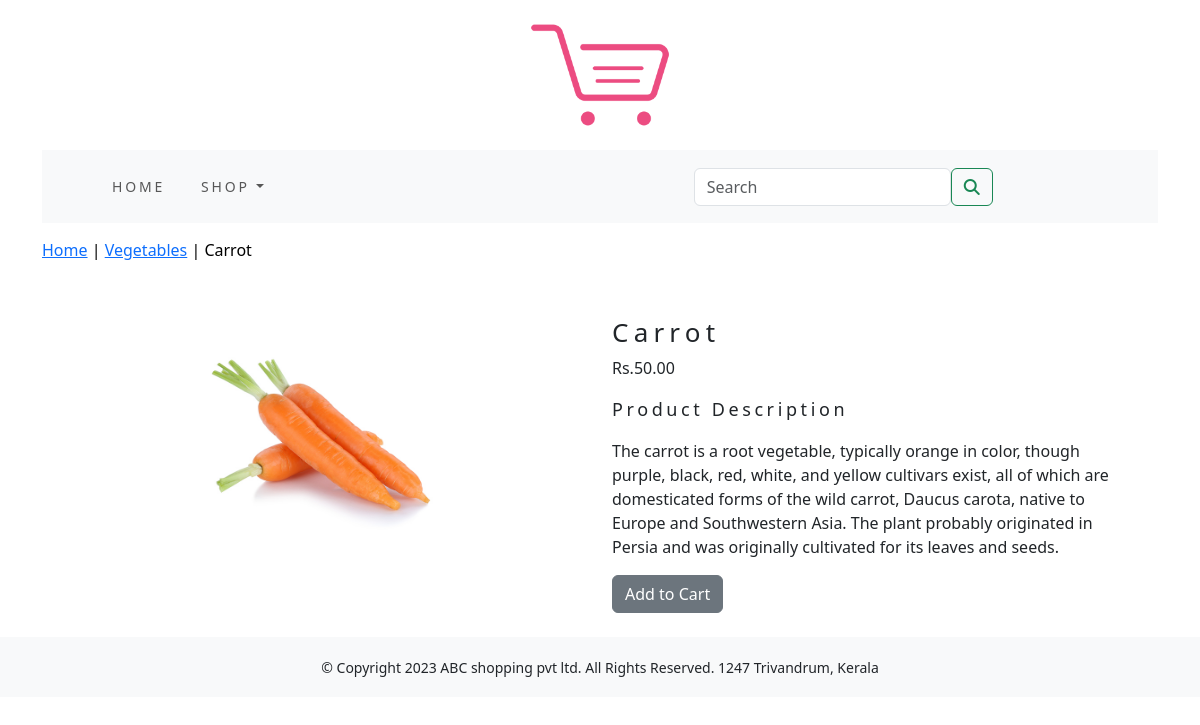
The app's page /ecommerceapp/vegetables/carrot/ with its own data.
### ecommerceapp/models.py (models this page shows, shortened)
class Product(models.Model):
    name = models.CharField(max_length=250, unique=True)
    slug = models.SlugField(max_length=250, unique=True)
    description = models.TextField(blank=True)
    price = models.DecimalField(max_digits=10, decimal_places=2)
    category = models.ForeignKey(Category, on_delete=models.CASCADE)
    image = models.ImageField(upload_to='product', blank=True)
    stock = models.IntegerField()
    available = models.BooleanField(default=True)
    created = models.DateTimeField(auto_now_add=True)
    updated = models.DateTimeField(auto_now=True)
    class Meta:
        ordering = ('name',)
        verbose_name = 'product'
        verbose_name_plural = 'products'

class Category(models.Model):
    name = models.CharField(max_length=250, unique=True)
    slug = models.SlugField(max_length=250, unique=True)
    description = models.TextField()
    image = models.ImageField(upload_to='category', blank=True)
    class Meta:
        ordering = ('name',)
        verbose_name = 'category'
        verbose_name_plural = 'categories'
    def get_url(self):
        return reverse('ecommerceapp:products_by_category', args=[self.slug])
    def __str__(self):
        return '{}'.format(self.name)

### ecommerceapp/views.py (the view)
# urls.py: path('<slug:c_slug>/<slug:product_slug>/', views.proDetail, name='prodCatdetail'),
def proDetail(request, c_slug, product_slug):
    try:
        product = Product.objects.get(category__slug=c_slug, slug=product_slug)
    except Exception as e:
        raise e
    return render(request, 'product.html', {'product': product})

### cart/context_processors.py (called while the page is built)
def counter(request):
    item_count = 0
    if 'admin' in request.path:
        return {}
    else:
        try:
            cart = Cart.objects.filter(cart_id=cart_id(request))
            cart_items = CartItem.objects.all().filter(cart=cart[:1])
            for cart_item in cart_items:
                item_count += cart_item.quantity
        except Cart.DoesNotExist:
            item_count = 0
    return dict(item_count=item_count)

### cart/views.py (called while the page is built)
def cart_id(request):
    cart = request.session.session_key
    if not cart:
        cart = request.session.create()
    return cart

### ecommerceapp/context_processors.py (called while the page is built)
def menu_links(request):
    links = Category.objects.all()
    return dict(links=links)

### templates/product.html (shortened to what this page needs)
{% extends 'base.html' %}
{% load static %}
{% block content %}
<div class="row my_prod_row_class">
  <div class="mx_auto">
    <p><a href="{% url 'ecommerceapp:allProdcat' %}">Home</a> | <a href="{{product.category.get_url}}">{{product.category}}</a> | {{product.name}} </p>
  </div>
</div>
<div class="container">
<br>
<div class="row">
  <div class="col-12 col-md-12 col-sm-12 col-lg-6 text-center">
    <div style="min-width:18rem">
      <img src="{{product.image.url}}" alt="{{product.name}}" width="250px" height="250px">
    </div>
  </div>
    <div class="col-12 col-sm-12 col-md-12 col-lg-6">
      <div>
      <h1 class="my_prod_title">{{product.name}}</h1>
      <p>Rs.{{product.price}}</p>
      <p class="my_title">Product Description</p>
      <p class="text-justify my_prod_texts">{{product.description}}</p>
      {% if product.stock <= 0 %}
      <p class="text-justify my_prod_texts"><b>Out of Stock</b></p>
      {% else %}
      <a class="btn btn-secondary" href="{% url 'cart:add_cart' product.id %}">Add to Cart</a>
      {% endif %}
    </div>
    </div>
</div>
</div>
{% endblock %}

### ecommerceapp/static/css/custom.css (style rules this page uses)
.my_title { font-size: 18px; text_transform:uppercase; letter-spacing: .2em; }
.my_prod_row_class { padding-top:15px; padding-bottom:15px; }
.my_prod_row_class .mx_auto { color:#000; font-size:16px; text-decoration:none; }
.my_prod_title { font-size:26px; text_transform:uppercase; letter-spacing: .2em; padding-top:10px: padding-bottom:16px; }
.my_prod_texts { padding-right:20px; }

### records on screen
Product: category "Vegetables", name "Carrot", image (picture), price "50.00", description "The carrot is a root vegetable, typically orange in color, though purple, black, red, white, and yellow cultivars exist, all of which are domesticated forms of the wild carrot, Daucus carota, native to Europe and Southwestern Asia. The plant probably originated in Persia and was originally cultivated for its leaves and seeds."
